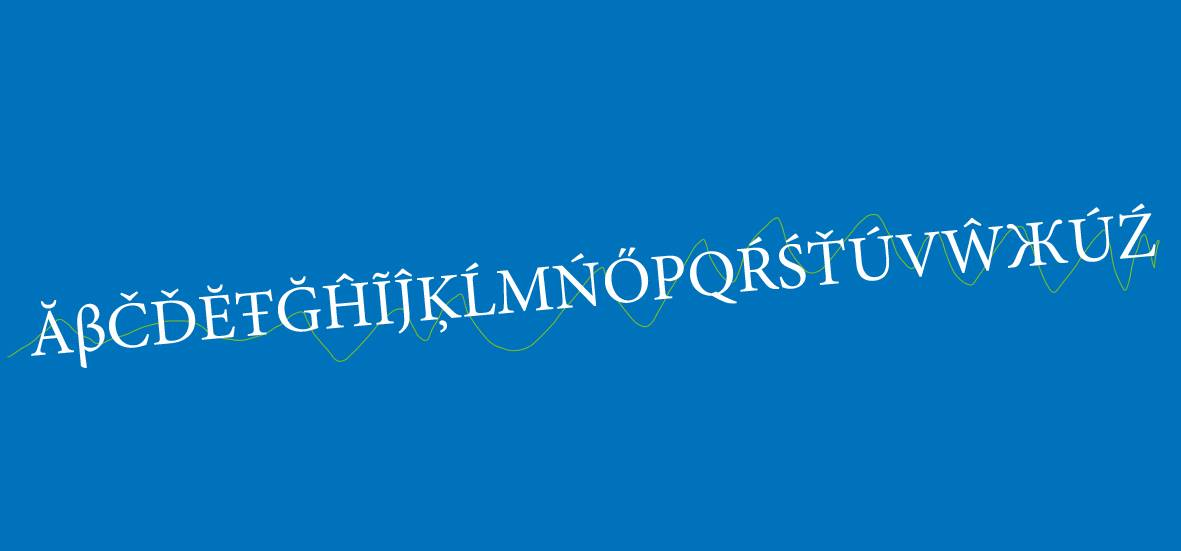
#> input picture sc-2015/v6/zadatak5/train5.jpg, 1181 x 551 px
$ jupyter execute --allow-errors proba4.ipynb   (shell and % lines are left out)   (Python 2 division)   (older library calls are emulated)
#> lines starting #> are read from the running program, lines starting #| are printed output that depends on the picture; after the words box and inside, x2 and y2 are one past the last pixel; in counts of white or black regions, pixels touching at a corner belong together
[cell 1]
#import potrebnih biblioteka
import cv2
import collections
import numpy as np
import scipy as sc
from scipy import stats
import matplotlib.pyplot as plt
from scipy.spatial import distance

# k-means
from sklearn.cluster import KMeans

# keras
from keras.models import Sequential
from keras.layers.core import Dense,Activation
from keras.optimizers import SGD

import matplotlib.pylab as pylab
pylab.rcParams['figure.figsize'] = 16, 12 # za prikaz većih slika i plotova, zakomentarisati ako nije potrebno

#Funkcionalnost implementirana u V1
def load_image(path):
#> called with path = 'train5.jpg'
    return cv2.cvtColor(cv2.imread(path), cv2.COLOR_BGR2RGB)
def image_gray(image):
    return cv2.cvtColor(image, cv2.COLOR_RGB2GRAY)
#> returned value: shape (551, 1181)
def image_bin(image_gs):
    ret,image_bin = cv2.threshold(image_gs, 127, 255, cv2.THRESH_BINARY)
    return image_bin
def image_bin_adaptive(image_gs):
    image_bin = cv2.adaptiveThreshold(image_gs, 255, cv2.ADAPTIVE_THRESH_MEAN_C, cv2.THRESH_BINARY, 35, 10)
    return image_bin
def invert(image):
    return 255-image
def display_image(image, color= False):
    if color:
        plt.imshow(image)
    else:
        plt.imshow(image, 'gray')
def dilate(image):
    kernel = np.ones((2,2)) # strukturni element 3x3 blok
#> kernel = [[1, 1], [1, 1]]
    return cv2.dilate(image, kernel, iterations=1)
#> returned value: shape (551, 1181); 2.6% white; 47 white regions (1 under 20 px)
def erode(image):
    kernel = np.ones((2,2)) # strukturni element 3x3 blok
    return cv2.erode(image, kernel, iterations=1)

#Funkcionalnost implementirana u V2
def resize_region(region):
    resized = cv2.resize(region,(28,28), interpolation = cv2.INTER_NEAREST)
    return resized
def scale_to_range(image):
    return image / 255
def matrix_to_vector(image):
    return image.flatten()
# [5 lines left out: function prepare_for_ann, not called in this run]
def convert_output(outputs):
    return np.eye(len(outputs))
def winner(output):
    return max(enumerate(output), key=lambda x: x[1])[0]
# [66 lines left out: functions remove_noise, create_ann, train_ann, prepare_image, get_area_array_not_sorted, get_area_array_sorted and 1 more, not called in this run]

[cell 2]
# [10 lines left out: function display_result, not called in this run]

[cell 3]
def rotate_my_regions(contours,angle,center):
    '''Funkcija koja vrši rotiranje regiona oko njihovih centralnih tačaka
    Args:
        contours: skup svih kontura [kontura1, kontura2, ..., konturaN]
        angles:   skup svih uglova nagiba kontura [nagib1, nagib2, ..., nagibN]
        centers:  skup svih centara minimalnih pravougaonika koji su opisani
                  oko kontura [centar1, centar2, ..., centarN]
        sizes:    skup parova (height,width) koji predstavljaju duzine stranica minimalnog
                  pravougaonika koji je opisan oko konture [(h1,w1), (h2,w2), ...,(hN,wN)]
    Return:
        ret_val: rotirane konture'''
    temp = []
    # [5 lines of commented-out code are left out]

    ret_val = []
    for idx, contour in enumerate(contours):
        cx,cy = center
        # Rotiranje svake tačke regiona oko centra rotacije
        alpha = abs(angle)
        region_points_rotated = np.ndarray((len(contour), 2), dtype=np.int16)
        for i, point in enumerate(contour):
            x = point[0]
            y = point[1]

            rx = x
            ry = y


            region_points_rotated[i] = [rx,ry]
        ret_val.append(region_points_rotated)


    return ret_val

[cell 4]
def rotate (img, center, angle):
    rows, cols = img.shape[:2]
    M = cv2.getRotationMatrix2D((cols/2,rows/2),-angle,1)
    dst = cv2.warpAffine(img,M,(cols,rows))
    return dst

[cell 5]
def merge_regions(contours):
    '''Funkcija koja vrši spajanje kukica i kvačica sa osnovnim karakterima
    Args:
        contours: skup svih kontura (kontura - niz tacaka bele boje)
    Return:
        ret_val: skup kontura sa spojenim kukicama i kvacicama'''
    ret_val = []
    merged_index = [] #lista indeksa kontura koje su već spojene sa nekim

    for i,contour1 in enumerate(contours): #slova
        if i in merged_index:
            continue
        min_x1 = min(contour1[:,0])
        max_x1 = max(contour1[:,0])
        min_y1 = min(contour1[:,1])
        max_y1 = max(contour1[:,1])

        list_for_conc = []
        for j,contour2 in enumerate(contours): #kukice
            if j in merged_index or i == j:
                continue
            min_x2 = min(contour2[:,0])
            max_x2 = max(contour2[:,0])
            min_y2 = min(contour2[:,1])
            max_y2 = max(contour2[:,1])

            #TODO 2 - izvršiti spajanje kukica iznad slova
            #spajanje dva niza je moguće obaviti funkcijom np.concatenate((contour1,contour2))
            max_height = max(max_y2-min_y2, max_y1-min_y1)
            faktor_visina = 3
            faktor_sirina = 5
            if (abs(min_y1-max_y2)<faktor_visina*max_height or abs(max_y1-min_y2)<faktor_visina*max_height):   #razmak u zavisnosti od visine slova  if (max_x2+min_x2)/2>min_x1 and (max_x2+min_x2)/2<max_x1:
                if min_x2>min_x1-faktor_sirina and max_x2<max_x1+faktor_sirina:
                    list_for_conc.append(contour1)
                    list_for_conc.append(contour2)
                    #ret_val.append(np.concatenate((contour1,contour2)))
                    merged_index.append(i)
                    merged_index.append(j)

        if(len(list_for_conc) > 0):
            ret_val.append(np.concatenate(np.asarray(list_for_conc)))

    #svi regioni koji se nisu ni sa kim spojili idu u listu kontura, bez spajanja
    for idx,contour in enumerate(contours):
        if idx not in merged_index:
            ret_val.append(contour)

    return ret_val

[cell 6]
def get_angle_of_line(image_orig, image_bin):
    img, contours_borders, hierarchy = cv2.findContours(image_bin.copy(), cv2.RETR_EXTERNAL, cv2.CHAIN_APPROX_NONE)
#> contours_borders = 47 contours, 1 with area under 20; largest, box (x1, y1, x2, y2) and area: (691, 252, 738, 305) 1586, (606, 259, 649, 304) 1504, (152, 301, 196, 346) 1372, (78, 305, 106, 369) 1054, (738, 248, 780, 293) 794
    im = image_orig.copy()


    contours = []
    contour_angles = []
    contour_centers = []
    contour_sizes = []
    letter_centers = []

    for contour in contours_borders:
        center, size, angle = cv2.minAreaRect(contour)


        xt,yt,w,h = cv2.boundingRect(contour)
        #proba
        cv2.rectangle(image_orig,(xt,yt),(xt+w,yt+h),(0,255,0),2)

        region_points = []
        for i in range (xt,xt+w):
            for j in range(yt,yt+h):
                dist = cv2.pointPolygonTest(contour,(i,j),False)
                if dist>=0 and image_bin[j,i]==255: # da li se tacka nalazi unutar konture?
                    region_points.append([i,j])

        if(w*h > 500):
            letter_centers.append(center)
#> this loop made 47 passes
#> (center, size, angle, xt, yt, w, h) on passes 1 to 7: ((443.5, 326.5), (11, 7), -90, 440, 321, 8, 12), ((51.18, 332.9), (42.28, 43.86), -5.04, 32, 311, 43, 46), ((91.74, 336), (26.97, 62.8), -5.53, 78, 305, 28, 64), ((129.5, 326), (44, 39), -90, 110, 304, 40, 45), ((174.4, 322.3), (42.08, 43.08), -4.18, 152, 301, 44, 45), ((49.18, 305.3), (14.27, 7.67), -4.4, 42, 301, 15, 9), ((217.8, 317.7), (32.86, 43.88), -4.18, 200, 295, 36, 46)
#> image_orig: shape (551, 1181); 2.3% white; 46 white regions (2 under 20 px)
#> after the loop, letter_centers = 26 pairs, first value 51.18 to 1137.9, second value 236.4 to 336


    sorted_leters_centers = sorted(letter_centers, key=lambda x: x[0])
#> sorted_leters_centers has the same summary as letter_centers
    #PRIPREMA ZA REGRESIJU


    x = []
    y = []
    for c in sorted_leters_centers:
        x.append(c[0])
        y.append(c[1])
#> this loop made 26 passes
#> c on passes 1 to 8: (51.18, 332.9), (91.74, 336), (129.5, 326), (174.4, 322.3), (217.8, 317.7), (256.4, 314.4), (300, 310), (347.7, 306)
#> after the loop, x = 26 values from 51.18 to 1137.9; y = 26 values, max 336 at index 1, min 236.4 at index 25, mean 287.3

    x = np.array(x)
    y = np.array(y)

    A = np.vstack([x,np.ones(len(x))]).T
#> A = 26 pairs, first value 51.18 to 1137.9, second value 1 to 1
    m, c = np.linalg.lstsq(A, y)[0] # REGRESIJOM DOBIJAMO KOEFICIJENAT PRAVCA
#> m = -0.0905; c = 338.8


    return np.arctan(m)

[cell 7]
#TESTIRANJEEEEEEEE ROTACIJE

image_test_original = load_image('train5.jpg')
ret,image_bin = cv2.threshold(image_gray(image_test_original.copy()), 127, 255, cv2.THRESH_BINARY)

image_bin = dilate(erode(image_bin))
#display_image(image_bin)
a = get_angle_of_line(image_bin,image_bin)
#> a = -0.0902

g = rotate(image_bin.copy(), (0,0), (-180/np.pi)*a)
#> in rotate, `M = cv2.getRotationMatrix2D((cols/2,rows/2),-angle,1)`: M = [[0.996, -0.0901, 27.18], [0.0901, 0.996, -52.05]]

display_image(g)

[cell 8]
def select_my_roi(image_orig, image_bin):

    angle = get_angle_of_line(image_orig, image_bin)
#> the loop in get_angle_of_line (call 2), `for contour in contours_borders:` made 47 passes
#> the loop in get_angle_of_line (call 2), `for c in sorted_leters_centers:` made 26 passes
#> angle = -0.0902
    image_bin = rotate(image_bin, (0,0), (-180/np.pi)*angle)


    img, contours_borders, hierarchy = cv2.findContours(image_bin.copy(), cv2.RETR_EXTERNAL, cv2.CHAIN_APPROX_NONE)
#> contours_borders = 41 contours, 1 with area under 20; largest, box (x1, y1, x2, y2) and area: (690, 262, 735, 319) 1694, (604, 262, 649, 308) 1586, (150, 262, 195, 307) 1461, (74, 259, 103, 324) 1150, (738, 253, 779, 308) 979
    im = image_orig.copy()


    contours = []
    contour_angles = []
    contour_centers = []
    contour_sizes = []
    letter_centers = []

    for contour in contours_borders:
        center, size, angle = cv2.minAreaRect(contour)


        xt,yt,w,h = cv2.boundingRect(contour)
        #proba
        cv2.rectangle(image_orig,(xt,yt),(xt+w,yt+h),(0,255,0),2)
        #kraj probe
        '''if(h*w < 100):
            continue'''

        region_points = []
        for i in range (xt,xt+w):
            for j in range(yt,yt+h):
                dist = cv2.pointPolygonTest(contour,(i,j),False)
                if dist>=0 and image_bin[j,i]==255: # da li se tacka nalazi unutar konture?
                    region_points.append([i,j])

        if(w*h > 500):
            letter_centers.append(center)

        contour_centers.append(center)
        contour_angles.append(angle)
        contour_sizes.append(size)
        if (len(region_points)>0):
            contours.append(region_points)
#> this loop made 41 passes
#> (center, size, angle, xt, yt, w, h) on passes 1 to 4: ((1153, 316.5), (3, 2), -90, 1152, 315, 3, 4), ((1094.5, 285.8), (46.04, 44.71), -1.43, 1071, 263, 47, 46), ((975, 285), (44, 62), -90, 944, 263, 63, 45), ((920, 285), (44, 44), -90, 898, 263, 45, 45)
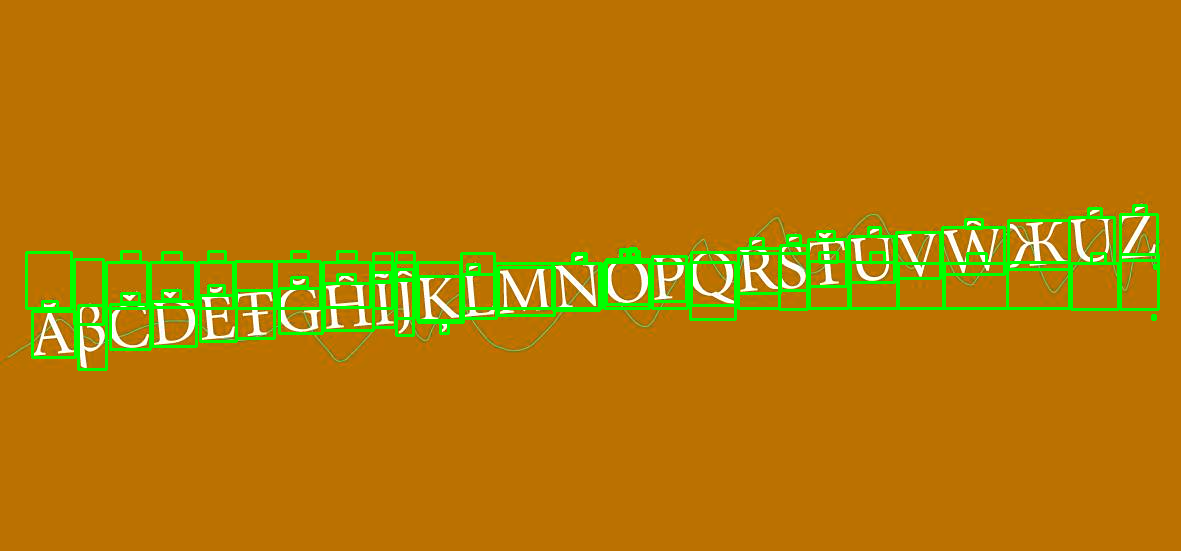
#> image_orig: shape (551, 1181, 3); mean of channels 0, 1, 2 5.8, 121.4, 180.2; drawn as B, G, R

    #print contour_centers
    sorted_cent = sorted(contour_centers, key=lambda x: x[0])
    sorted_leters_centers = sorted(letter_centers, key=lambda x: x[0])
    #PRIPREMA ZA REGRESIJU

    contours = rotate_my_regions(contours, 0, (0,0))
#> the loop in rotate_my_regions, `for idx, contour in enumerate(contours):` made 41 passes
#> contour on pass 1: [[1153, 316], [1153, 317]]
    #print 'izmedju rotacije i merge'
    #print contours
    contours = merge_regions(contours)
#> the loop in merge_regions, `for i,contour1 in enumerate(contours):` made 2 passes


    regions_dict = {}
    for contour in contours:

        min_x = min(contour[:,0])
        max_x = max(contour[:,0])
        min_y = min(contour[:,1])
        max_y = max(contour[:,1])

        region = np.zeros((max_y-min_y+1,max_x-min_x+1), dtype=np.int16)
        for point in contour:
            x = point[0]
            y = point[1]
            region[y-min_y,x-min_x] = 255

             # TODO 3 - koordinate tacaka regiona prebaciti u relativne koordinate
            '''Pretpostavimo da gornja leva tačka regiona ima apsolutne koordinate (100,100).
            Ako uzmemo tačku sa koordinatama unutar regiona, recimo (105,105), nakon
            prebacivanja u relativne koordinate tačka bi trebala imati koorinate (5,5) unutar
            samog regiona.
            '''


        regions_dict[min_x] = [resize_region(region), (min_x,min_y,max_x-min_x,max_y-min_y)]


    sorted_regions_dict = collections.OrderedDict(sorted(regions_dict.items()))
    sorted_regions = np.array(sorted_regions_dict.values())

    sorted_rectangles = sorted_regions[:,1]
    region_distances = [-sorted_rectangles[0][0]-sorted_rectangles[0][2]]
    for x,y,w,h in sorted_regions[1:-1, 1]:
        region_distances[-1] += x
        region_distances.append(-x-w)
    region_distances[-1] += sorted_rectangles[-1][0]

    temp = []
    for r in region_distances:
        temp1 = []
        temp1.append(r)
        temp.append(temp1)
    region_distances = temp

    return image_orig, sorted_regions[:, 0], region_distances, image_bin

[cell 9]
# TRENIRANJE ANE

image_test_original = load_image('train5.jpg')
ret,image_bin = cv2.threshold(image_gray(image_test_original.copy()), 127, 255, cv2.THRESH_BINARY)

image_bin = dilate(erode(image_bin))

#> (the rest of this cell did not finish here and is left out)

#> (a cell that did not finish here is left out)

[cell 11]
#PREPOZNAVANJE

image_test = load_image('testB.jpg')
#> call 3 of load_image, with path = 'testB.jpg'
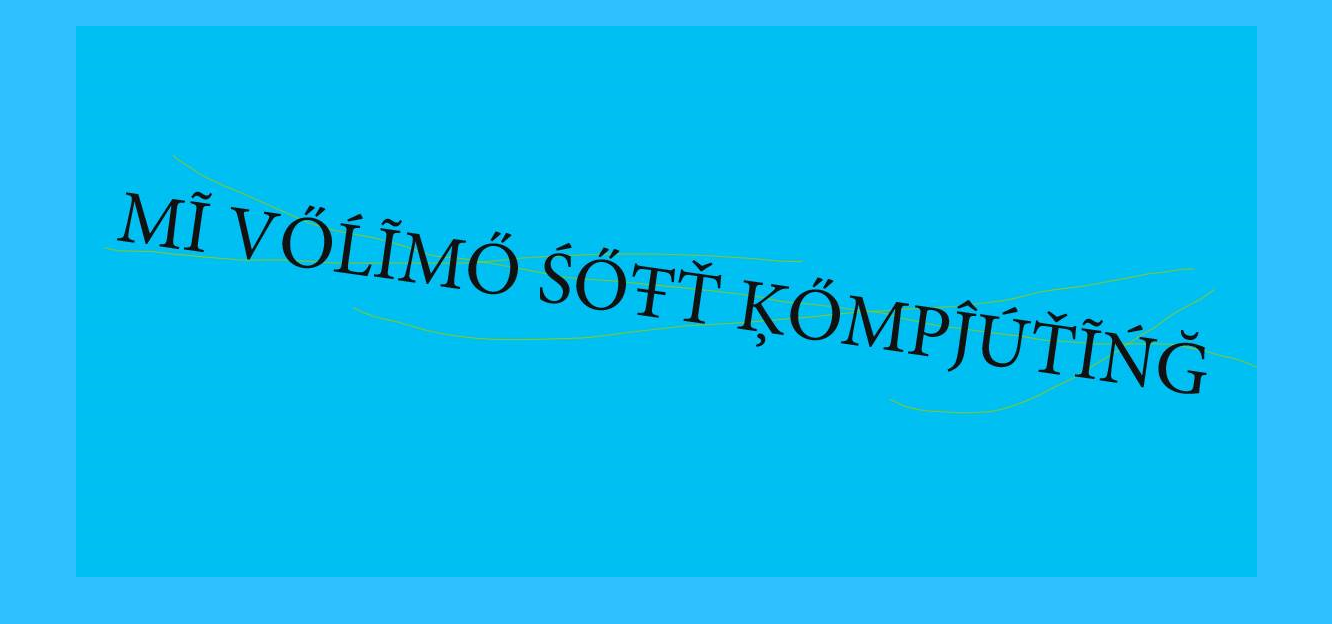
#> input picture sc-2015/v6/zadatak5/testB.jpg, 1332 x 624 px
ret,image_bin = cv2.threshold(image_gray(image_test.copy()), 127, 255, cv2.THRESH_BINARY)
#> image_bin: shape (624, 1332); 97.8% white; 102 black regions (60 under 20 px), largest, box (x1, y1, x2, y2) and area: (397, 232, 467, 290) 1190, (117, 191, 186, 249) 1186, (840, 295, 910, 352) 1181

image_bin = dilate(erode(image_bin))
image_bin = 255 -image_bin
#> image_bin: shape (624, 1332); 2.3% white; 67 white regions (33 under 20 px), largest, box (x1, y1, x2, y2) and area: (118, 192, 187, 250) 1204, (398, 233, 468, 291) 1203, (841, 296, 911, 353) 1196
display_image(image_bin)


#> (the rest of this cell did not finish here and is left out)

#> the loop in select_my_roi (call 2), `for contour in contours_borders:` made 37 passes
#> contour on passes 1, 3, 4, 5, 6, 7, 8, 19: [[372, 323], [372, 324], [373, 324], [373, 323]], [[1013, 283], [1013, 284], [1014, 284], [1014, 283]], [[787, 283], [787, 284], [788, 283]], [[1068, 282], [1069, 283], [1069, 282]], [[251, 276], [251, 277], [252, 277], [252, 276]], [[469, 273], [469, 274], [470, 274], [470, 273]], [[909, 271], [909, 272], [910, 272], [910, 271]], [[172, 267], [172, 268], [173, 268], [173, 267]]
#> the loop in rotate_my_regions (call 2), `for idx, contour in enumerate(contours):` made 27 passes
#> the loop in merge_regions (call 2), `for i,contour1 in enumerate(contours):` made 2 passes
k_means = start_kmeans(real_distances)
inputs = prepare_for_ann(uncategorized_letter)
results = ann.predict(np.array(inputs, np.float32))

#> (a cell that did not finish here is left out)

#> (a cell that did not finish here is left out)

[cell 14]
#TESTIRANJEEEEEEEE ROTACIJE

image_test_original = load_image('test5.jpg')
#> call 4 of load_image, with path = 'test5.jpg'
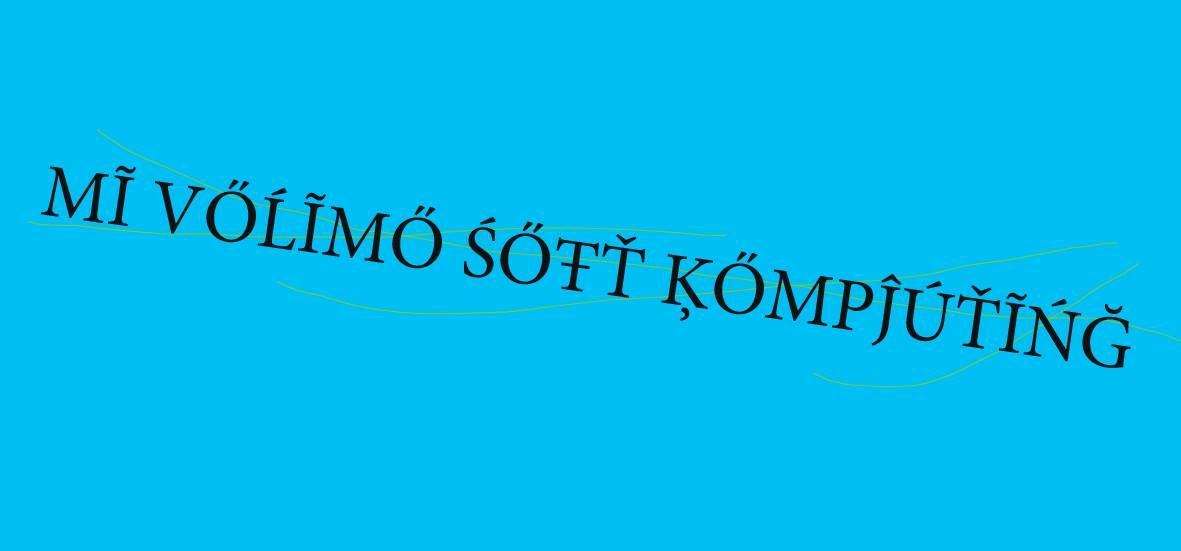
#> input picture sc-2015/v6/zadatak5/test5.jpg, 1181 x 551 px
ret,image_bin = cv2.threshold(image_gray(image_test_original.copy()), 127, 255, cv2.THRESH_BINARY)
#> image_bin: shape (551, 1181); 97.1% white; 102 black regions (60 under 20 px), largest, box (x1, y1, x2, y2) and area: (321, 206, 391, 264) 1190, (41, 165, 110, 223) 1186, (764, 269, 834, 326) 1181

image_bin = dilate(erode(image_bin))
#display_image(image_bin)
a = get_angle_of_line(image_bin,image_bin)
#> the loop in get_angle_of_line (call 4), `for contour in contours_borders:` made 1 pass
#> after the loop in get_angle_of_line (call 4), `for contour in contours_borders:`:
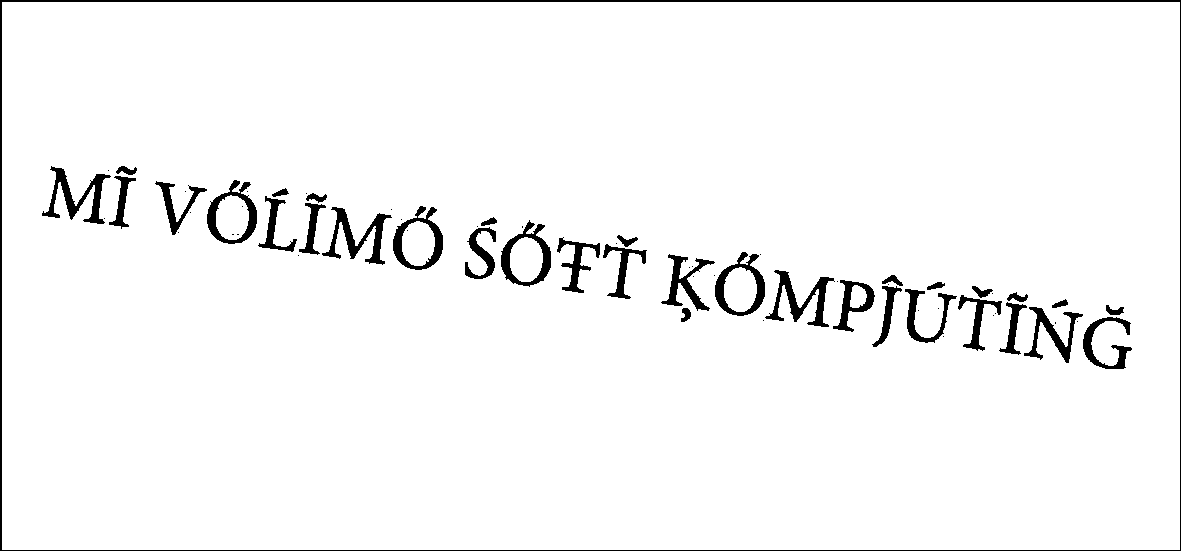
#> image_orig: shape (551, 1181); 96.3% white; 68 black regions (33 under 20 px), largest, box (x1, y1, x2, y2) and area: (0, 0, 1181, 551) 5187, (42, 166, 111, 224) 1204, (322, 207, 392, 265) 1203
#> the loop in get_angle_of_line (call 4), `for c in sorted_leters_centers:` made 1 pass
#> c on pass 1: (590, 275)

g = rotate(image_bin.copy(), (0,0), (-180/np.pi)*a)
#> call 4 of rotate, with center = (0, 0), angle = -24.99
#> in rotate (call 4), `dst = cv2.warpAffine(img,M,(cols,rows))`:
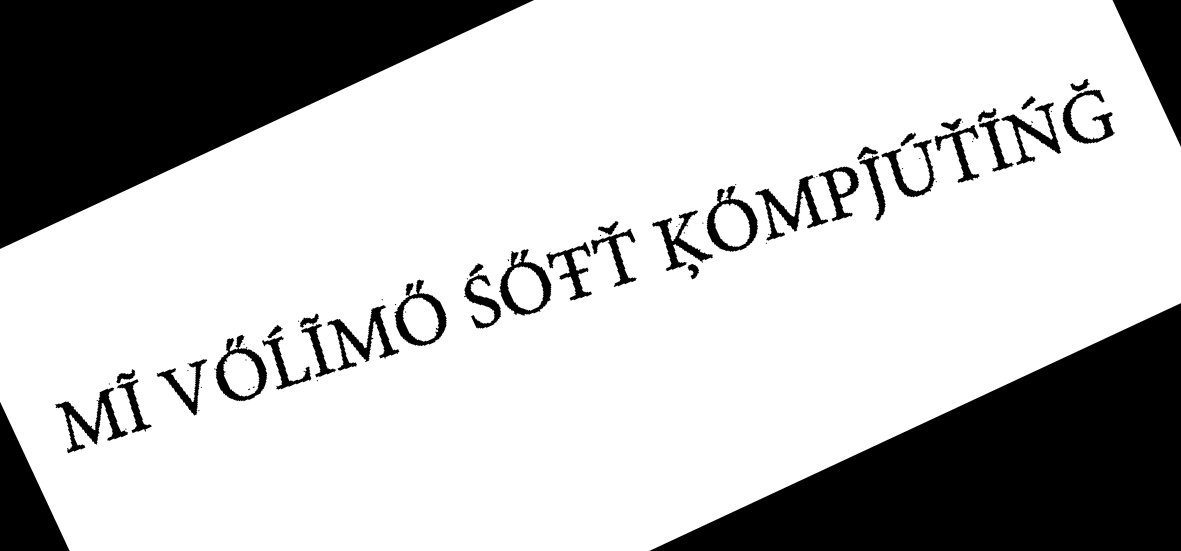
#> dst: shape (551, 1181); min 0, max 255, mean 191.7

display_image(g)
